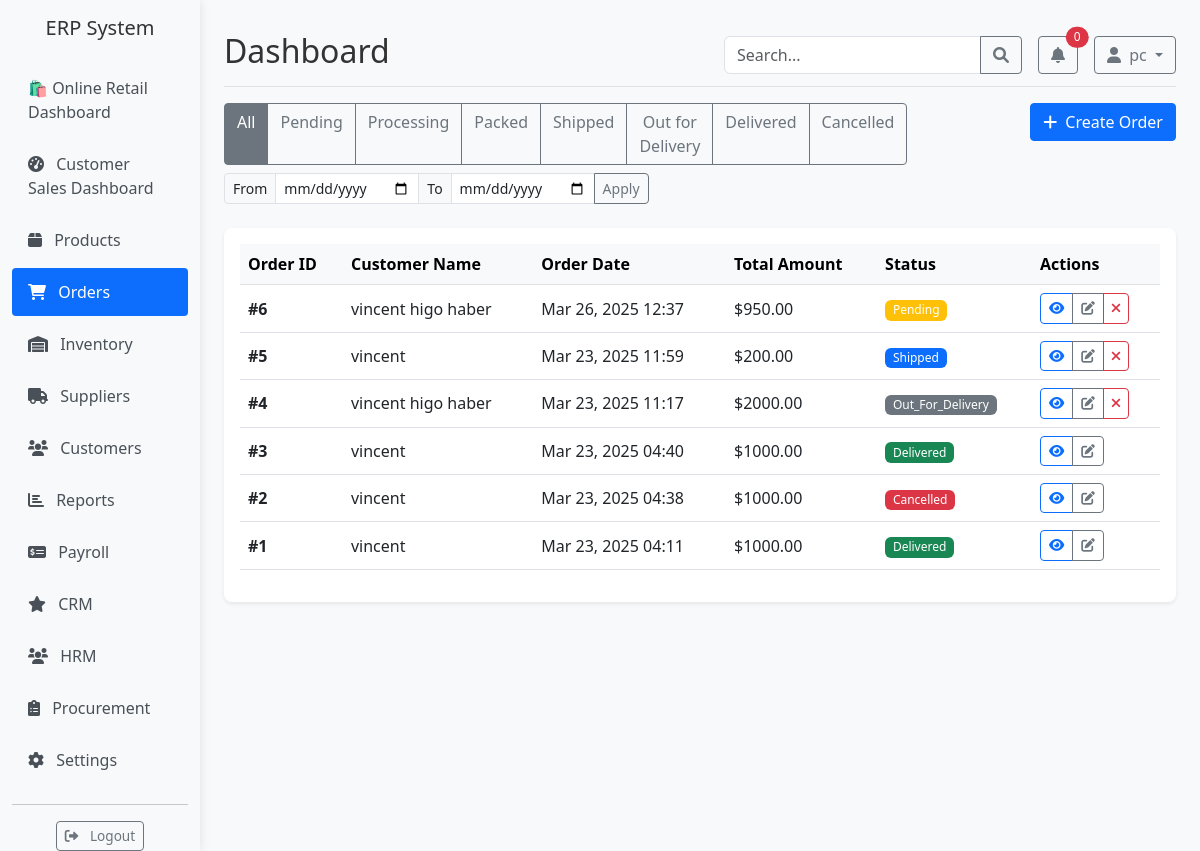
The page /dashboard/orders/ (signed in) on the database its author committed.
### shop/models.py (models this page shows, shortened)
class Order(models.Model):
    STATUS_CHOICES = (
        ('pending', 'Pending'),
        ('processing', 'Processing'),
        ('packed', 'Packed'),
        ('shipped', 'Shipped'),
        ('out_for_delivery', 'Out for Delivery'),
        ('delivered', 'Delivered'),
        ('cancelled', 'Cancelled'),
    )
    customer = models.ForeignKey(Customer, on_delete=models.CASCADE, related_name='orders')
    status = models.CharField(max_length=20, choices=STATUS_CHOICES, default='pending')
    order_date = models.DateTimeField(default=timezone.now)
    shipping_address = models.TextField()
    payment_method = models.CharField(max_length=50)
    total_amount = models.DecimalField(max_digits=10, decimal_places=2)
    tracking_number = models.CharField(max_length=100, blank=True, null=True)
    tracking_url = models.URLField(blank=True, null=True)
    delivery_partner = models.CharField(max_length=100, blank=True, null=True)
    estimated_delivery = models.DateField(blank=True, null=True)
    last_updated = models.DateTimeField(auto_now=True)
    notes = models.TextField(blank=True, null=True)
    qr_code = models.ImageField(upload_to='order_qr_codes/', blank=True, null=True)

class Customer(models.Model):
    user = models.OneToOneField(User, on_delete=models.SET_NULL, null=True, blank=True, related_name='customer')
    name = models.CharField(max_length=100)
    email = models.EmailField(unique=True)
    phone = models.CharField(max_length=20, blank=True, null=True)
    address = models.TextField(blank=True, null=True)
    loyalty_points = models.PositiveIntegerField(default=0)
    created_at = models.DateTimeField(auto_now_add=True)

### shop/views.py (the view, shortened to what this page needs)
# urls.py: path('orders/', views.order_list, name='order_list'),
@login_required
def order_list(request):
    orders = Order.objects.all().order_by('-order_date')
    status = request.GET.get('status')
    if status:
        orders = orders.filter(status=status)
    start_date = request.GET.get('start_date')
    end_date = request.GET.get('end_date')
    search_query = request.GET.get('search', '')
    if search_query:
        orders = orders.filter(
            Q(id__icontains=search_query) |
            Q(customer__name__icontains=search_query)
        )
    paginator = Paginator(orders, 10)
    page_number = request.GET.get('page')
    page_obj = paginator.get_page(page_number)
    context = {
        'page_obj': page_obj,
        'search_query': search_query,
        'status_choices': Order.STATUS_CHOICES,
    }
    return render(request, 'orders/list.html', context)

### shop/templatetags/shop_tags.py (called while the page is built)
@register.simple_tag
def order_status_badge(status):
    badge_classes = {
        'pending': 'bg-warning',
        'processing': 'bg-info',
        'shipped': 'bg-primary',
        'delivered': 'bg-success',
        'cancelled': 'bg-danger'
    }
    badge_class = badge_classes.get(status, 'bg-secondary')
    return mark_safe(f'<span class="badge {badge_class}">{status.title()}</span>')

@register.filter
def currency(value):
    try:
        return f"${value:.2f}"
    except (ValueError, TypeError):
        return "$0.00"

### templates/orders/list.html (shortened to what this page needs)
{% extends 'base.html' %}
{% load shop_tags %}
{% block content %}
<div class="container-fluid px-0">
    <div class="row mb-3">
        <div class="col-md-8">
            <div class="d-flex flex-wrap">
                <div class="btn-group me-2 mb-2">
                    <a href="{% url 'shop:order_list' %}" class="btn btn-outline-secondary {% if not request.GET.status %}active{% endif %}">All</a>
                    {% for status_value, status_label in status_choices %}
                        <a href="?status={{ status_value }}{% if request.GET.search %}&search={{ request.GET.search }}{% endif %}"
                           class="btn btn-outline-secondary {% if request.GET.status == status_value %}active{% endif %}">
                            {{ status_label }}
                        </a>
                    {% endfor %}
                </div>
                <div class="mb-2">
                    <form class="d-flex align-items-center" method="get">
                        <div class="input-group input-group-sm">
                            <span class="input-group-text">From</span>
                            <input type="date" class="form-control" name="start_date" value="{{ request.GET.start_date }}">
                            <span class="input-group-text">To</span>
                            <input type="date" class="form-control" name="end_date" value="{{ request.GET.end_date }}">
                            <button class="btn btn-outline-secondary" type="submit">Apply</button>
                        </div>
                    </form>
                </div>
            </div>
        </div>
        <div class="col-md-4 text-end">
            <a href="{% url 'shop:order_create' %}" class="btn btn-primary">
                <i class="fas fa-plus me-1"></i> Create Order
            </a>
        </div>
    </div>
    <div class="card border-0 shadow-sm">
        <div class="card-body">
            <div class="table-responsive">
                <table class="table table-hover align-middle">
                    <thead class="table-light">
                        <tr>
                            <th scope="col">Order ID</th>
                            <th scope="col">Customer Name</th>
                            <th scope="col">Order Date</th>
                            <th scope="col">Total Amount</th>
                            <th scope="col">Status</th>
                            <th scope="col">Actions</th>
                        </tr>
                    </thead>
                    <tbody>
                        {% for order in page_obj %}
                        <tr>
                            <th scope="row">#{{ order.id }}</th>
                            <td>{{ order.customer.name }}</td>
                            <td>{{ order.order_date|date:"M d, Y H:i" }}</td>
                            <td>{{ order.total_amount|currency }}</td>
                            <td>{% order_status_badge order.status %}</td>
                            <td>
                                <div class="btn-group btn-group-sm" role="group">
                                    <a href="{% url 'shop:order_detail' order.id %}" class="btn btn-outline-primary" title="View Details">
                                        <i class="fas fa-eye"></i>
                                    </a>
                                    <a href="{% url 'shop:order_update' order.id %}" class="btn btn-outline-secondary" title="Update Status">
                                        <i class="fas fa-edit"></i>
                                    </a>
                                    {% if order.status != 'cancelled' and order.status != 'delivered' %}
                                    <a href="{% url 'shop:order_cancel' order.id %}" class="btn btn-outline-danger" title="Cancel Order">
                                        <i class="fas fa-times"></i>
                                    </a>
                                    {% endif %}
                                </div>
                            </td>
                        </tr>
                        {% endfor %}
                    </tbody>
                </table>
            </div>
        </div>
    </div>
</div>
{% endblock %}

### templates/components/header.html (shortened to what this page needs)
<header class="d-flex justify-content-between flex-wrap flex-md-nowrap align-items-center pt-3 pb-2 mb-3 border-bottom">
    <h1 class="h2">{% block header_title %}Dashboard{% endblock %}</h1>
    <div class="d-flex align-items-center">
        <form class="me-3 d-none d-md-flex" action="{% block search_url %}{% endblock %}" method="GET">
            <div class="input-group">
                <input type="text" class="form-control" name="search" placeholder="Search..."
                       value="{{ search_query|default:'' }}">
                <button class="btn btn-outline-secondary" type="submit">
                    <i class="fas fa-search"></i>
                </button>
            </div>
        </form>
        <div class="dropdown me-3">
            <a class="btn btn-outline-secondary position-relative" href="#" role="button" id="notificationsDropdown"
               data-bs-toggle="dropdown" aria-expanded="false">
                <i class="fas fa-bell"></i>
                <span class="position-absolute top-0 start-100 translate-middle badge rounded-pill bg-danger">
                    {{ low_stock_count|default:'0' }}
                </span>
            </a>
        </div>
        <div class="dropdown">
            <a class="btn btn-outline-secondary dropdown-toggle" href="#" role="button" id="userDropdown"
               data-bs-toggle="dropdown" aria-expanded="false">
                <i class="fas fa-user me-1"></i>
                {{ request.user.username }}
            </a>
        </div>
    </div>
</header>

### static/css/main.css (style rules this page uses)
body { font-family: 'Segoe UI', Tahoma, Geneva, Verdana, sans-serif; background-color: #f8f9fa; color: #333; }
a { text-decoration: none; }
.container-fluid { max-width: 1600px; }
.card { border-radius: 0.5rem; box-shadow: 0 0.125rem 0.25rem rgba(0, 0, 0, 0.075); transition: transform 0.3s ease; }
.table th { font-weight: 600; }
.btn { border-radius: 0.25rem; font-weight: 500; }
.btn-group-sm > .btn, .btn-sm { padding: 0.25rem 0.5rem; font-size: 0.85rem; }
.badge { font-weight: 500; padding: 0.35em 0.65em; }

### rows shown on the page
Order: id "6", customer.name "vincent higo haber", order_date "Mar 26, 2025 12:37", total_amount "$950.00", status "Pending"
Order: id "5", customer.name "vincent", order_date "Mar 23, 2025 11:59", total_amount "$200.00", status "Shipped"
Order: id "4", customer.name "vincent higo haber", order_date "Mar 23, 2025 11:17", total_amount "$2000.00", status "Out_For_Delivery"
Order: id "3", customer.name "vincent", order_date "Mar 23, 2025 04:40", total_amount "$1000.00", status "Delivered"
Order: id "2", customer.name "vincent", order_date "Mar 23, 2025 04:38", total_amount "$1000.00", status "Cancelled"
Order: id "1", customer.name "vincent", order_date "Mar 23, 2025 04:11", total_amount "$1000.00", status "Delivered"

### other values the page prints
{{ low_stock_count|default:'0' }} "0"
{{ request.user.username }} "pc"
{{ status_label }} "Pending" "Processing" "Packed" "Shipped" "Out for Delivery" "Delivered" "Cancelled"
